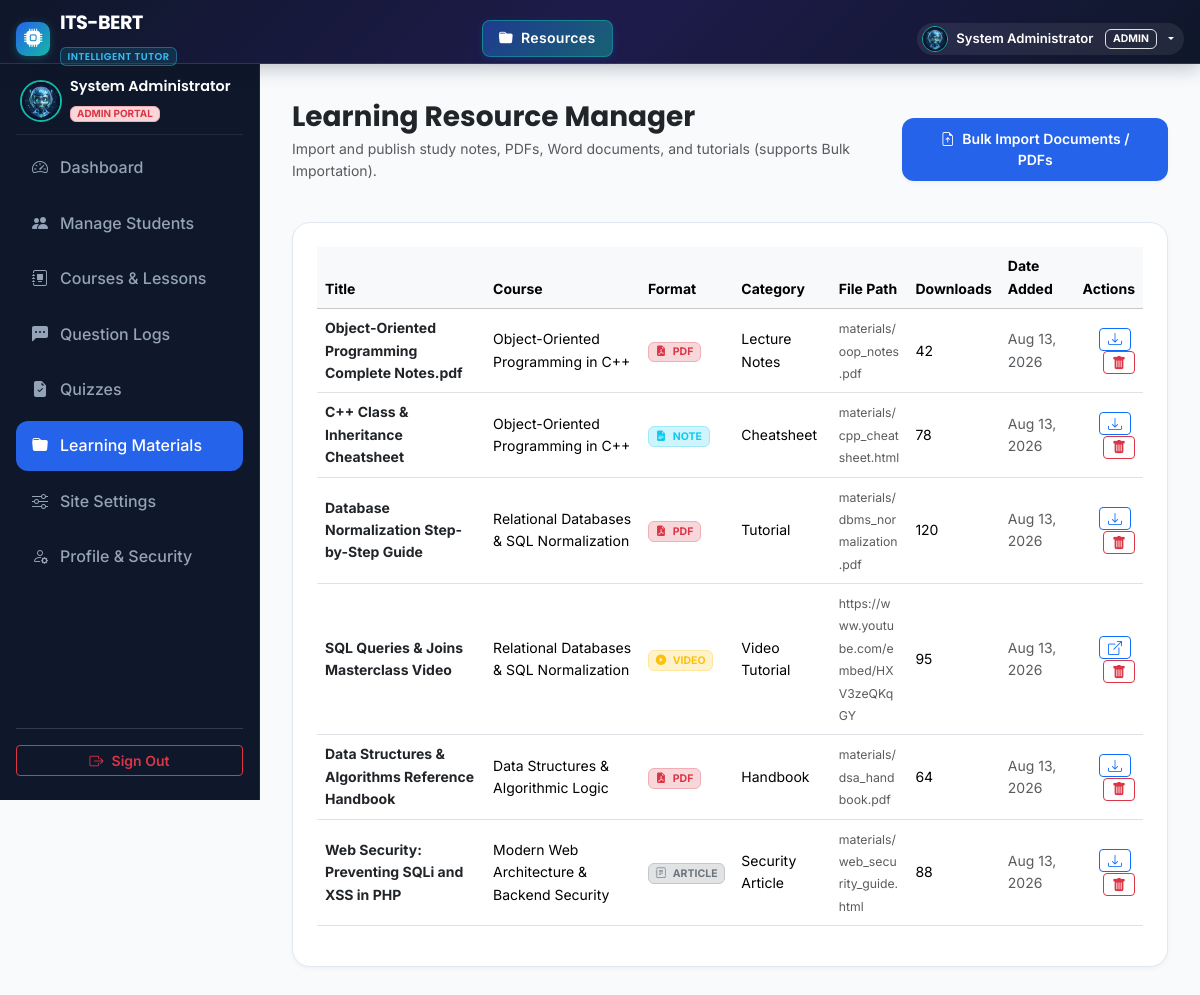
Page /admin/materials.php (signed in) on the committed database.
### tables this page shows
CREATE TABLE `users` (
  `id` INT AUTO_INCREMENT PRIMARY KEY,
  `name` VARCHAR(100) NOT NULL,
  `email` VARCHAR(120) NOT NULL UNIQUE,
  `password` VARCHAR(255) NOT NULL,
  `role` ENUM('student', 'admin') NOT NULL DEFAULT 'student',
  `avatar` VARCHAR(255) DEFAULT NULL,
  `created_at` DATETIME DEFAULT CURRENT_TIMESTAMP
);

CREATE TABLE `learning_materials` (
  `id` INT AUTO_INCREMENT PRIMARY KEY,
  `course_id` INT NOT NULL,
  `title` VARCHAR(150) NOT NULL,
  `type` VARCHAR(50) NOT NULL DEFAULT 'pdf',
  `file_path` VARCHAR(255) NOT NULL,
  `category` VARCHAR(100) DEFAULT 'General',
  `downloads` INT DEFAULT 0,
  `created_at` DATETIME DEFAULT CURRENT_TIMESTAMP,
  FOREIGN KEY (`course_id`) REFERENCES `courses`(`id`) ON DELETE CASCADE
);

CREATE TABLE `courses` (
  `id` INT AUTO_INCREMENT PRIMARY KEY,
  `subject_id` INT DEFAULT NULL,
  `title` VARCHAR(150) NOT NULL,
  `code` VARCHAR(30) NOT NULL UNIQUE,
  `description` TEXT NOT NULL,
  `category` VARCHAR(50) NOT NULL DEFAULT 'Computer Science',
  `image` VARCHAR(255) DEFAULT 'course_oop.jpg',
  `instructor` VARCHAR(100) DEFAULT 'Dr. O. A. Bello',
  `total_lessons` INT DEFAULT 5,
  `created_at` DATETIME DEFAULT CURRENT_TIMESTAMP,
  FOREIGN KEY (`subject_id`) REFERENCES `subjects`(`id`) ON DELETE SET NULL
);

### config/auth.php (called while the page is built, shortened)
<?php
function is_logged_in() {
    return isset($_SESSION['user_id']) && !empty($_SESSION['user_id']);
}
function get_logged_user() {
    global $pdo;
    $userId = $_SESSION['user_id'];
    if (isset($pdo)) {
        try {
            $stmt = $pdo->prepare("SELECT u.*, s.id as student_id, s.student_id_code, a.id as admin_id FROM users u LEFT JOIN students s ON u.id = s.user_id LEFT JOIN admins a ON u.id = a.user_id WHERE u.id = ?");
            $stmt->execute([$userId]);
            $user = $stmt->fetch();
            if ($user) {
                return [
                    'id' => $user['id'],
                    'name' => $user['name'],
                    'email' => $user['email'],
                    'role' => $user['role'],
                    'avatar' => $user['avatar'] ?? null,
                    'student_id' => $user['student_id'] ?? null,
                    'student_code' => $user['student_id_code'] ?? null,
                    'admin_id' => $user['admin_id'] ?? null
                ];
            }
        } catch (Exception $e) {
        }
    }
    return [
        'id' => $_SESSION['user_id'],
        'name' => $_SESSION['user_name'] ?? $_SESSION['name'] ?? 'User',
        'email' => $_SESSION['user_email'] ?? $_SESSION['email'] ?? '',
        'role' => $_SESSION['user_role'] ?? $_SESSION['role'] ?? 'student',
        'avatar' => $_SESSION['user_avatar'] ?? null,
        'student_id' => $_SESSION['student_id'] ?? null,
        'student_code' => $_SESSION['student_code'] ?? null,
        'admin_id' => $_SESSION['admin_id'] ?? null
    ];
}

### config/settings_helper.php (called while the page is built, shortened)
<?php
function get_site_settings() {
    $file = __DIR__ . '/site_settings.json';
    $default = [
        'site_name' => 'ITS-BERT',
        'site_subtitle' => 'INTELLIGENT TUTOR',
        'site_tagline' => 'Learn Smarter with AI-Powered Tutoring',
        'hero_badge' => 'BERT NLP Transformer System',
        'hero_title' => 'Learn Smarter with AI-Powered Tutoring',
        'hero_subtitle' => 'An intelligent tutoring system powered by advanced Natural Language Processing to provide personalized learning assistance, instant answers, interactive quizzes, and progress tracking.',
        'logo_icon' => 'bi-cpu-fill',
        'logo_image' => '',
        'hero_bg_image' => 'hero_learning_bg.jpg',
        'footer_text' => 'ITS-BERT is an AI-driven Intelligent Tutoring System designed for Computer Science education.',
        'contact_email' => 'support@itsbert.edu.ng'
    ];
    if (file_exists($file)) {
        $content = file_get_contents($file);
        $data = json_decode($content, true);
        if (is_array($data)) {
            return array_merge($default, $data);
        }
    }
    return $default;
}

### admin/materials.php (the view, shortened to what this page needs)
<?php
require_once __DIR__ . '/../config/db.php';
require_once __DIR__ . '/../config/auth.php';
$materials = $pdo->query("SELECT lm.*, c.title as course_title FROM learning_materials lm JOIN courses c ON lm.course_id = c.id ORDER BY lm.created_at DESC")->fetchAll();
require_once __DIR__ . '/../includes/header.php';
require_once __DIR__ . '/../includes/navbar.php';
?>
<div class="dashboard-layout">
  <?php require_once __DIR__ . '/../includes/admin_sidebar.php'; ?>
  <main class="dash-main">
    <div class="container-fluid p-0">
      <div class="d-flex justify-content-between align-items-center mb-4">
        <div>
          <h3 class="fw-bold font-heading text-dark mb-1">Learning Resource Manager</h3>
          <p class="text-muted small">Import and publish study notes, PDFs, Word documents, and tutorials (supports Bulk Importation).</p>
        </div>
        <button class="btn btn-primary-custom btn-sm" data-bs-toggle="modal" data-bs-target="#addMaterialModal">
          <i class="bi bi-file-earmark-arrow-up me-1"></i> Bulk Import Documents / PDFs
        </button>
      </div>
      <div class="card-custom p-4 bg-white">
        <div class="table-responsive">
          <table class="table table-hover align-middle">
            <thead class="table-light small">
              <tr>
                <th>Title</th>
                <th>Course</th>
                <th>Format</th>
                <th>Category</th>
                <th>File Path</th>
                <th>Downloads</th>
                <th>Date Added</th>
                <th class="text-end">Actions</th>
              </tr>
            </thead>
            <tbody class="small">
              <?php if (empty($materials)): ?>
                <tr>
                  <td colspan="8" class="text-center text-muted py-4">No learning materials uploaded yet. Click "Bulk Import Documents / PDFs" to add.</td>
                </tr>
              <?php else: ?>
                <?php foreach ($materials as $m): ?>
                  <tr>
                    <td class="fw-bold text-dark"><?php echo htmlspecialchars($m['title']); ?></td>
                    <td><?php echo htmlspecialchars($m['course_title']); ?></td>
                    <td>
                      <?php if ($m['type'] === 'pdf'): ?>
                        <span class="badge bg-danger-subtle text-danger border border-danger-subtle"><i class="bi bi-file-earmark-pdf-fill me-1"></i> PDF</span>
                      <?php elseif ($m['type'] === 'doc' || $m['type'] === 'docx'): ?>
                        <span class="badge bg-primary-subtle text-primary border border-primary-subtle"><i class="bi bi-file-earmark-word-fill me-1"></i> DOC/DOCX</span>
                      <?php elseif ($m['type'] === 'note'): ?>
                        <span class="badge bg-info-subtle text-info border border-info-subtle"><i class="bi bi-file-earmark-text-fill me-1"></i> NOTE</span>
                      <?php elseif ($m['type'] === 'video'): ?>
                        <span class="badge bg-warning-subtle text-warning border border-warning-subtle"><i class="bi bi-play-circle-fill me-1"></i> VIDEO</span>
                      <?php else: ?>
                        <span class="badge bg-secondary-subtle text-secondary border border-secondary-subtle"><i class="bi bi-journal-text me-1"></i> ARTICLE</span>
                      <?php endif; ?>
                    </td>
                    <td><?php echo htmlspecialchars($m['category']); ?></td>
                    <td class="text-muted text-break" style="max-width: 180px;"><small><?php echo htmlspecialchars($m['file_path']); ?></small></td>
                    <td><?php echo $m['downloads']; ?></td>
                    <td class="text-muted"><?php echo date('M d, Y', strtotime($m['created_at'])); ?></td>
                    <td class="text-end">
                      <?php
                        $rawPath = trim($m['file_path']);
                        $isExternal = (strpos($rawPath, 'http://') === 0 || strpos($rawPath, 'https://') === 0);
                        $targetUrl = $isExternal ? $rawPath : '../' . ltrim($rawPath, '/');
                      ?>
                      <a href="<?php echo htmlspecialchars($targetUrl); ?>" target="_blank" class="btn btn-sm btn-outline-primary py-0 px-2 me-1" title="<?php echo $isExternal ? 'Open Link' : 'Download / Open File'; ?>">
                        <i class="bi <?php echo $isExternal ? 'bi-box-arrow-up-right' : 'bi-download'; ?>"></i>
                      </a>
                      <a href="materials.php?action=delete&id=<?php echo $m['id']; ?>" onclick="return confirm('Are you sure you want to delete this learning material?');" class="btn btn-sm btn-outline-danger py-0 px-2" title="Delete Material">
                        <i class="bi bi-trash-fill"></i>
                      </a>
                    </td>
                  </tr>
                <?php endforeach; ?>
              <?php endif; ?>
            </tbody>
          </table>
        </div>
      </div>
    </div>
  </main>
</div>
<?php require_once __DIR__ . '/../includes/portal_footer.php'; ?>

### includes/navbar.php (shortened to what this page needs)
<?php
require_once __DIR__ . '/../config/auth.php';
require_once __DIR__ . '/../config/settings_helper.php';
$site_settings = get_site_settings();
$user = get_logged_user();
$is_admin_dir = (strpos($_SERVER['SCRIPT_NAME'], '/admin/') !== false);
$base_path = $is_admin_dir ? '../' : '';
$currentPage = basename($_SERVER['PHP_SELF']);
$page_display_name = 'Home';
$page_display_icon = 'bi-house-door-fill';
if ($is_admin_dir) {
    switch ($currentPage) {
        case 'materials.php':
            $page_display_name = 'Resources';
            $page_display_icon = 'bi-folder-fill';
            break;
    }
}
?>
<header class="portal-header">
  <div class="container-fluid px-3">
    <div class="d-flex align-items-center justify-content-between">
      <?php if ($user): ?>
        <div class="portal-brand">
          <?php if (!empty($site_settings['logo_image'])): ?>
            <img src="<?php echo $base_path; ?>assets/images/<?php echo htmlspecialchars($site_settings['logo_image']); ?>" height="34" class="rounded me-2" alt="Logo">
          <?php else: ?>
            <div class="portal-brand-icon">
              <i class="bi <?php echo htmlspecialchars($site_settings['logo_icon'] ?? 'bi-cpu-fill'); ?>"></i>
            </div>
          <?php endif; ?>
          <div>
            <span class="d-block leading-none fw-bold text-truncate" style="max-width: 140px;"><?php echo htmlspecialchars($site_settings['site_name']); ?></span>
            <span class="badge d-none d-md-inline-block fw-semibold" style="font-size: 0.62rem; letter-spacing: 0.5px; color: #38bdf8; background: rgba(14, 116, 144, 0.25); border: 1px solid rgba(56, 189, 248, 0.4);"><?php echo htmlspecialchars($site_settings['site_subtitle']); ?></span>
          </div>
        </div>
      <?php endif; ?>
      <?php if ($currentPage === 'index.php'): ?>
        <div class="d-none d-lg-flex align-items-center gap-1">
          <a href="<?php echo $base_path; ?>index.php" class="portal-nav-link active"><i class="bi bi-house-door-fill"></i> Home</a>
          <a href="#features" class="portal-nav-link"><i class="bi bi-star-fill"></i> Features</a>
          <a href="#courses" class="portal-nav-link"><i class="bi bi-journal-bookmark-fill"></i> Courses</a>
          <a href="#about" class="portal-nav-link"><i class="bi bi-info-circle-fill"></i> About</a>
          <?php if ($user): ?>
            <a href="<?php echo ($user['role'] === 'admin') ? $base_path . 'admin/index.php' : $base_path . 'dashboard.php'; ?>" class="portal-nav-link"><i class="bi bi-speedometer2"></i> Portal Dashboard</a>
          <?php else: ?>
            <a href="<?php echo $base_path; ?>ai_tutor.php" class="portal-nav-link"><i class="bi bi-robot"></i> Ask BERT</a>
          <?php endif; ?>
        </div>
      <?php else: ?>
        <div class="portal-selected-page d-flex align-items-center">
          <span class="portal-page-badge">
            <i class="bi <?php echo $page_display_icon; ?>"></i> <?php echo htmlspecialchars($page_display_name); ?>
          </span>
        </div>
      <?php endif; ?>
      <div class="d-flex align-items-center gap-2">
        <?php if ($user): ?>
          <?php
            $userAvatar = !empty($user['avatar']) ? $base_path . 'assets/images/' . htmlspecialchars($user['avatar']) : ($base_path . 'assets/images/' . (($user['role'] ?? '') === 'admin' ? 'ai_tutor_avatar.jpg' : 'student_avatar.jpg'));
          ?>
          <div class="dropdown">
            <button class="portal-user-pill border-0 dropdown-toggle" type="button" data-bs-toggle="dropdown" aria-expanded="false">
              <img src="<?php echo $userAvatar; ?>" class="portal-user-avatar" alt="Avatar">
              <span class="d-none d-sm-inline"><?php echo htmlspecialchars($user['name']); ?></span>
              <span class="badge bg-accent-subtle text-accent ms-1 border border-accent-subtle" style="font-size: 0.65rem;"><?php echo strtoupper($user['role'] ?? 'STUDENT'); ?></span>
            </button>
          </div>
        <?php endif; ?>
      </div>
    </div>
  </div>
</header>

### includes/admin_sidebar.php
<?php
$currentPage = basename($_SERVER['PHP_SELF']);
$adminUser = get_logged_user();
$adminAvatar = !empty($adminUser['avatar']) ? '../assets/images/' . htmlspecialchars($adminUser['avatar']) : '../assets/images/ai_tutor_avatar.jpg';
?>
<aside class="dash-sidebar" style="width: 260px;">
  <div>
    <div class="dash-sidebar-header">
      <div class="d-flex align-items-center gap-2 px-1">
        <img src="<?php echo $adminAvatar; ?>" alt="Admin Avatar" class="rounded-circle flex-shrink-0" width="42" height="42" style="object-fit: cover; border: 2px solid var(--accent-color);">
        <div style="min-width: 0;">
          <h6 class="text-white mb-1 font-heading text-truncate" style="font-size: 0.9rem; line-height: 1.2;"><?php echo htmlspecialchars($adminUser['name'] ?? 'System Admin'); ?></h6>
          <span class="badge bg-danger-subtle text-danger border border-danger-subtle d-inline-block" style="font-size: 0.62rem; padding: 2px 6px;">ADMIN PORTAL</span>
        </div>
      </div>
    </div>
    <ul class="dash-menu">
      <li>
        <a href="index.php" class="<?php echo ($currentPage == 'index.php') ? 'active' : ''; ?>">
          <i class="bi bi-speedometer2"></i> Dashboard
        </a>
      </li>
      <li>
        <a href="students.php" class="<?php echo ($currentPage == 'students.php') ? 'active' : ''; ?>">
          <i class="bi bi-people-fill"></i> Manage Students
        </a>
      </li>
      <li>
        <a href="courses.php" class="<?php echo ($currentPage == 'courses.php') ? 'active' : ''; ?>">
          <i class="bi bi-journal-album"></i> Courses & Lessons
        </a>
      </li>
      <li>
        <a href="questions.php" class="<?php echo ($currentPage == 'questions.php') ? 'active' : ''; ?>">
          <i class="bi bi-chat-left-dots-fill"></i> Question Logs
        </a>
      </li>
      <li>
        <a href="quizzes.php" class="<?php echo ($currentPage == 'quizzes.php') ? 'active' : ''; ?>">
          <i class="bi bi-file-earmark-check-fill"></i> Quizzes
        </a>
      </li>
      <li>
        <a href="materials.php" class="<?php echo ($currentPage == 'materials.php') ? 'active' : ''; ?>">
          <i class="bi bi-folder-fill"></i> Learning Materials
        </a>
      </li>
      <li>
        <a href="settings.php" class="<?php echo ($currentPage == 'settings.php') ? 'active' : ''; ?>">
          <i class="bi bi-sliders"></i> Site Settings
        </a>
      </li>
      <li>
        <a href="profile.php" class="<?php echo ($currentPage == 'profile.php') ? 'active' : ''; ?>">
          <i class="bi bi-person-gear"></i> Profile & Security
        </a>
      </li>
    </ul>
  </div>
  <div class="dash-sidebar-bottom">
    <a href="../logout.php" class="btn btn-outline-danger btn-sm w-100 d-flex align-items-center justify-content-center gap-2 fw-semibold">
      <i class="bi bi-box-arrow-right"></i> Sign Out
    </a>
  </div>
</aside>

### rows in the picture
learning_materials: title "Object-Oriented Programming Complete Notes.pdf", course.title "Object-Oriented Programming in C++", type "pdf" (drawn), category "Lecture Notes", file_path "materials/oop_notes.pdf", downloads "42", created_at "Aug 13, 2026"
learning_materials: title "C++ Class & Inheritance Cheatsheet", course.title "Object-Oriented Programming in C++", type "note" (drawn), category "Cheatsheet", file_path "materials/cpp_cheatsheet.html", downloads "78", created_at "Aug 13, 2026"
learning_materials: title "Database Normalization Step-by-Step Guide", course.title "Relational Databases & SQL Normalization", type "pdf" (drawn), category "Tutorial", file_path "materials/dbms_normalization.pdf", downloads "120", created_at "Aug 13, 2026"
learning_materials: title "SQL Queries & Joins Masterclass Video", course.title "Relational Databases & SQL Normalization", type "video" (drawn), category "Video Tutorial", file_path "https://www.youtube.com/embed/HXV3zeQKqGY", downloads "95", created_at "Aug 13, 2026"
learning_materials: title "Data Structures & Algorithms Reference Handbook", course.title "Data Structures & Algorithmic Logic", type "pdf" (drawn), category "Handbook", file_path "materials/dsa_handbook.pdf", downloads "64", created_at "Aug 13, 2026"
learning_materials: title "Web Security: Preventing SQLi and XSS in PHP", course.title "Modern Web Architecture & Backend Security", type "article" (drawn), category "Security Article", file_path "materials/web_security_guide.html", downloads "88", created_at "Aug 13, 2026"

### other values in the picture
$site_settings['site_name'] "ITS-BERT"
$site_settings['site_subtitle'] "INTELLIGENT TUTOR"
$page_display_name "Resources"
$user['name'] "System Administrator"
$user['role'] "ADMIN"
$adminUser['name'] "System Administrator"
